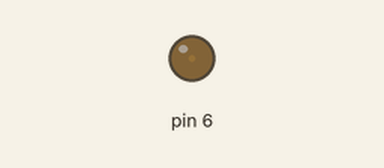
This sketch was run on a simulated Arduino Uno, built for the host (arithmetic inside an expression is 32-bit, double 64-bit). Shown: output pins drawn as LEDs (lit = HIGH).

Above: at 0.05 s.
At 1.15 s:
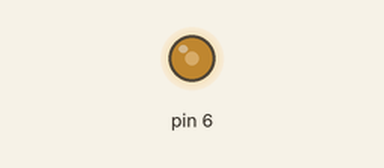
At 2.3 s:
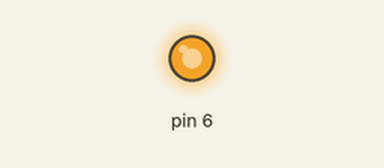
At 4.6 s:
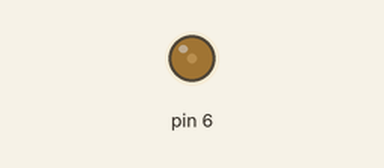
Timing chart, 0 to 6.7 s (numbered marks = the images above):
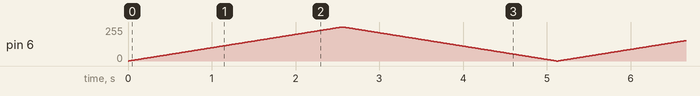

The sketch:

Analog_Write.ino
```cpp
// STM32 Blue Pill analogWrite PWM fade example
// Arduino IDE + STM32 Arduino Core
//
// Circuit:
// PA6 ---- 220 to 330 ohm resistor ---- LED anode (+)
// GND ------------------------------- LED cathode (-)
//
// PA6 supports timer PWM using TIM3 Channel 1.
// analogWrite() uses values from 0 to 255 in this example.

#define PWM_LED_PIN PA6

void setup() {
  pinMode(PWM_LED_PIN, OUTPUT);
  analogWrite(PWM_LED_PIN, 0); // LED OFF at startup
}

void loop() {
  // Gradually increase the LED brightness.
  for (int brightness = 0; brightness <= 255; brightness++) {
    analogWrite(PWM_LED_PIN, brightness);
    delay(10);
  }

  // Gradually decrease the LED brightness.
  for (int brightness = 255; brightness >= 0; brightness--) {
    analogWrite(PWM_LED_PIN, brightness);
    delay(10);
  }
}
```
